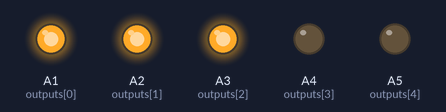
Recording of a sketch running on a simulated Arduino Uno, built with avr-gcc and run on an emulated ATmega328P. Parts: output pins drawn as LEDs (lit = HIGH).

Above: at 0.02 s.
At 1.02 s:
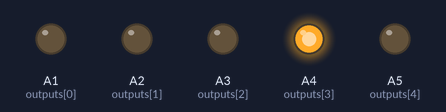
At 1.82 s:
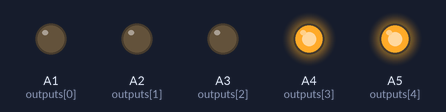
At 2.82 s:
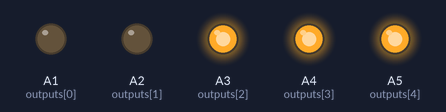
At 3.62 s:
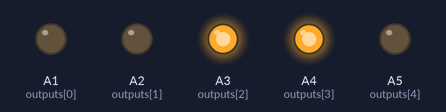
At 7.12 s:
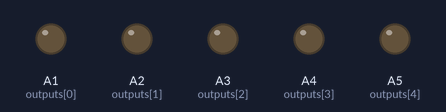
Timing chart, 0 to 7.4 s (numbered marks = the images above):
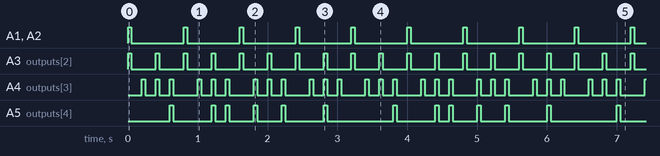

The sketch:

BamBam_StandAlone.ino
```cpp
int outputs [] = { A1, A2, A3, A4, A5 };
int const number_of_outputs = 5;
int const rhythm_length = 16;

int rhythm[ number_of_outputs ][ rhythm_length ] =
{
  { 1, 0, 0, 0, 1, 0, 0, 0, 1, 0, 0, 0, 1, 0, 0, 0 },
  { 1, 0, 0, 0, 1, 0, 0, 0, 1, 0, 0, 0, 1, 0, 0, 0 },
  { 1, 0, 1, 0, 1, 0, 1, 0, 1, 0, 1, 0, 1, 0, 1, 0 },
  { 0, 1, 1, 1, 0, 1, 1, 1, 0, 1, 1, 1, 0, 1, 1, 1 },
  { 0, 0, 0, 1, 0, 0, 1, 1, 0, 1, 0, 1, 0, 0, 1, 0 },
};

int pulse_on_milli = 50;
int pulse_off_milli = 150;
int rhythm_step = 0;

void setup()
{
  for( int i = 0; i < number_of_outputs; i++ )
  {
    pinMode( outputs[ i ], OUTPUT );
  }
}

void loop()
{
  for( int i = 0; i < number_of_outputs; i++ )
  {
    digitalWrite( outputs[ i ], rhythm[ i ][ rhythm_step ] );
  }
  delay( pulse_on_milli );

  for( int i = 0; i < number_of_outputs; i++ )
  {
    digitalWrite( outputs[ i ], 0 );
  }
  delay( pulse_off_milli );

  rhythm_step = ( rhythm_step + 1 ) % rhythm_length;
}
```

Measured:
- by itself, A1 (outputs[0]), A2 (outputs[1]): alternates HIGH for 0.05 s and LOW for 0.75 s
- by itself, A3 (outputs[2]): alternates HIGH for 0.05 s and LOW for 0.35 s
- by itself, A4 (outputs[3]): repeats every 0.80 s: 2 × (LOW 0.15 s, HIGH 0.05 s), LOW 0.35 s, HIGH 0.05 s
- by itself, A5 (outputs[4]): repeats every 3.2 s: LOW 0.55 s, HIGH 0.05 s, LOW 0.15 s, 2 × (HIGH 0.05 s, LOW 0.35 s), HIGH 0.05 s, LOW 0.55 s, HIGH 0.05 s, LOW 0.95 s, HIGH 0.05 s
